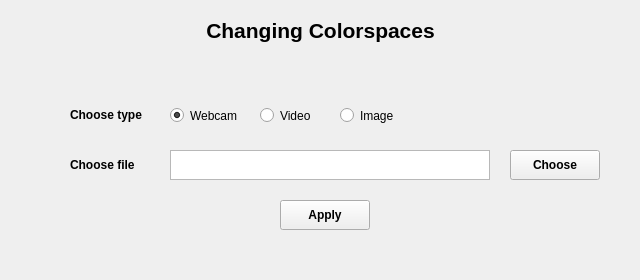
<?xml version="1.0" encoding="UTF-8"?>
<ui version="4.0">
 <class>Form</class>
 <widget class="QWidget" name="Form">
  <property name="geometry">
   <rect>
    <x>0</x>
    <y>0</y>
    <width>640</width>
    <height>280</height>
   </rect>
  </property>
  <property name="windowTitle">
   <string>Form</string>
  </property>
  <widget class="QLabel" name="label_11">
   <property name="geometry">
    <rect>
     <x>170</x>
     <y>10</y>
     <width>301</width>
     <height>41</height>
    </rect>
   </property>
   <property name="font">
    <font>
     <pointsize>16</pointsize>
     <weight>75</weight>
     <bold>true</bold>
    </font>
   </property>
   <property name="text">
    <string>Changing Colorspaces</string>
   </property>
   <property name="alignment">
    <set>Qt::AlignCenter</set>
   </property>
  </widget>
  <widget class="QLabel" name="label_2">
   <property name="geometry">
    <rect>
     <x>70</x>
     <y>100</y>
     <width>80</width>
     <height>30</height>
    </rect>
   </property>
   <property name="font">
    <font>
     <weight>75</weight>
     <bold>true</bold>
    </font>
   </property>
   <property name="text">
    <string>Choose type</string>
   </property>
  </widget>
  <widget class="QPushButton" name="pushButtonApplyMode">
   <property name="geometry">
    <rect>
     <x>280</x>
     <y>200</y>
     <width>90</width>
     <height>30</height>
    </rect>
   </property>
   <property name="font">
    <font>
     <weight>75</weight>
     <bold>true</bold>
    </font>
   </property>
   <property name="text">
    <string>Apply</string>
   </property>
  </widget>
  <widget class="QRadioButton" name="radioButtonImage">
   <property name="geometry">
    <rect>
     <x>340</x>
     <y>100</y>
     <width>82</width>
     <height>31</height>
    </rect>
   </property>
   <property name="text">
    <string>Image</string>
   </property>
  </widget>
  <widget class="QRadioButton" name="radioButtonWebcam">
   <property name="geometry">
    <rect>
     <x>170</x>
     <y>100</y>
     <width>82</width>
     <height>31</height>
    </rect>
   </property>
   <property name="text">
    <string>Webcam</string>
   </property>
   <property name="checked">
    <bool>true</bool>
   </property>
  </widget>
  <widget class="QTextBrowser" name="textBrowserChooseFile">
   <property name="geometry">
    <rect>
     <x>170</x>
     <y>150</y>
     <width>320</width>
     <height>30</height>
    </rect>
   </property>
  </widget>
  <widget class="QPushButton" name="pushButtonChooseFile">
   <property name="geometry">
    <rect>
     <x>510</x>
     <y>150</y>
     <width>90</width>
     <height>30</height>
    </rect>
   </property>
   <property name="font">
    <font>
     <weight>75</weight>
     <bold>true</bold>
    </font>
   </property>
   <property name="text">
    <string>Choose</string>
   </property>
  </widget>
  <widget class="QLabel" name="label_3">
   <property name="geometry">
    <rect>
     <x>70</x>
     <y>150</y>
     <width>80</width>
     <height>30</height>
    </rect>
   </property>
   <property name="font">
    <font>
     <weight>75</weight>
     <bold>true</bold>
    </font>
   </property>
   <property name="text">
    <string>Choose file</string>
   </property>
  </widget>
  <widget class="QRadioButton" name="radioButtonVideo">
   <property name="geometry">
    <rect>
     <x>260</x>
     <y>100</y>
     <width>82</width>
     <height>31</height>
    </rect>
   </property>
   <property name="text">
    <string>Video</string>
   </property>
  </widget>
 </widget>
 <resources/>
 <connections/>
</ui>
